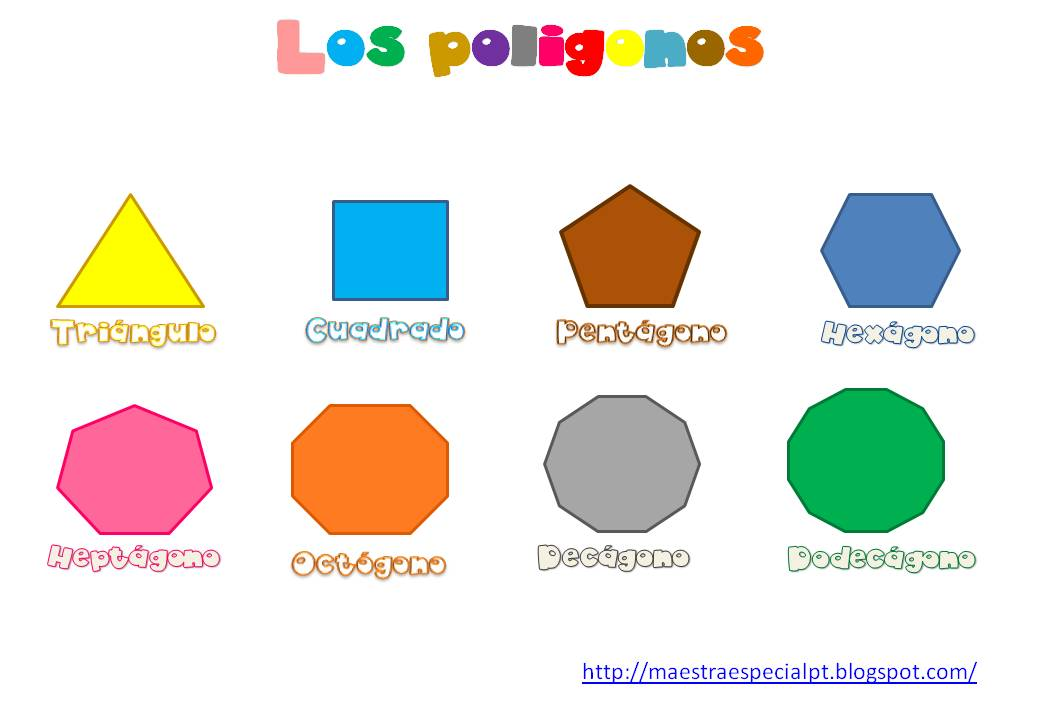
#> input picture clase1/img2.JPG, 1040 x 720 px, found by its file name
$ python ejercicio2.py
#> lines starting #> are read from the running program, lines starting #| are printed output that depends on the picture
import cv2

if __name__ == '__main__':
    #leer la imagen
    img = cv2.imread("img2.jpg")
#> img is the input picture: shape (720, 1040, 3); mean B, G, R 226.1, 232.1, 233.4

    #cambiar el espacio de color de una imagen
    img2 = cv2.cvtColor(img, cv2.COLOR_BGR2HSV)
#> img2: shape (720, 1040, 3); mean H, S, V 22.2, 35, 244.8
    img3 = cv2.cvtColor(img, cv2.COLOR_BGR2Lab)
#> img3: shape (720, 1040, 3); mean of channels 0, 1, 2 235.9, 129.6, 131.8

    #visualizar imagenes
    cv2.imshow("RGB", img)
    cv2.imshow("HSV", img2)
    #show ONLY ONE CHANNEL
    cv2.imshow("H", img2[:,:,0])
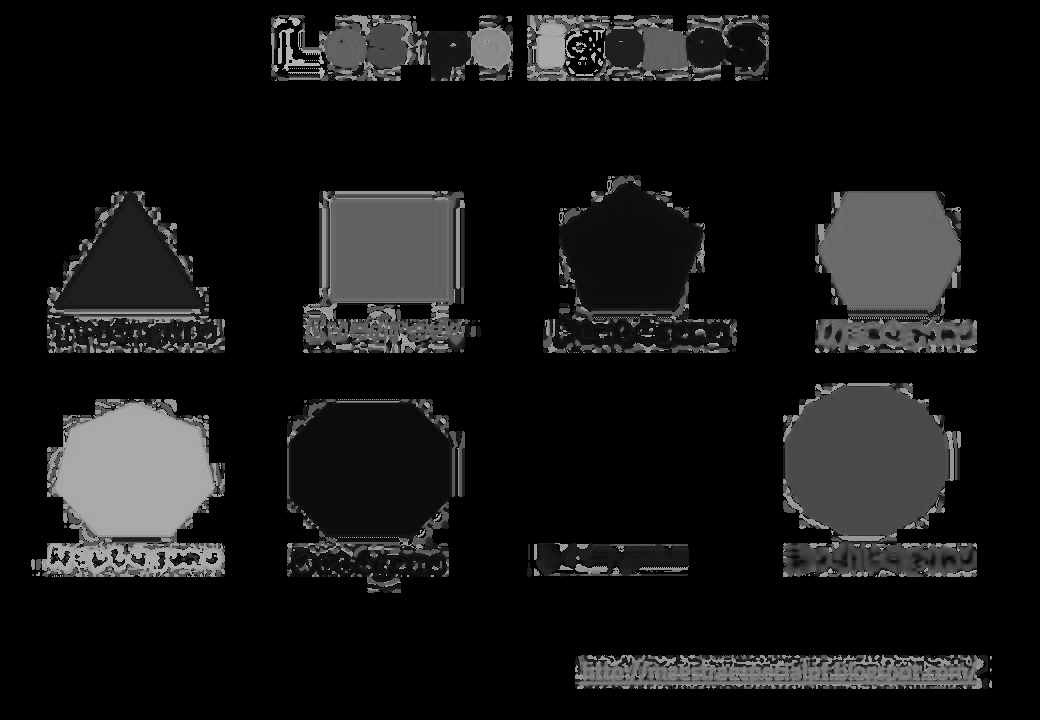
#> window 'H': shape (720, 1040); min 0, max 179, mean 22.2
    cv2.imshow("S", img2[:,:,1])
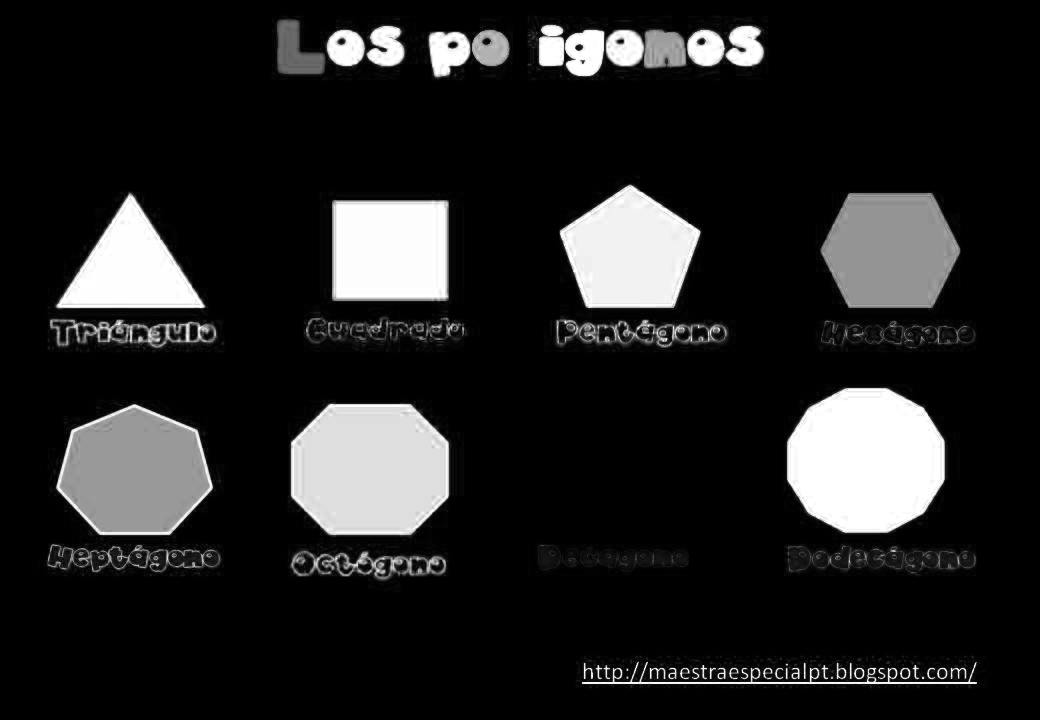
#> window 'S': shape (720, 1040); min 0, max 255, mean 35
    cv2.imshow("V", img2[:,:,2])
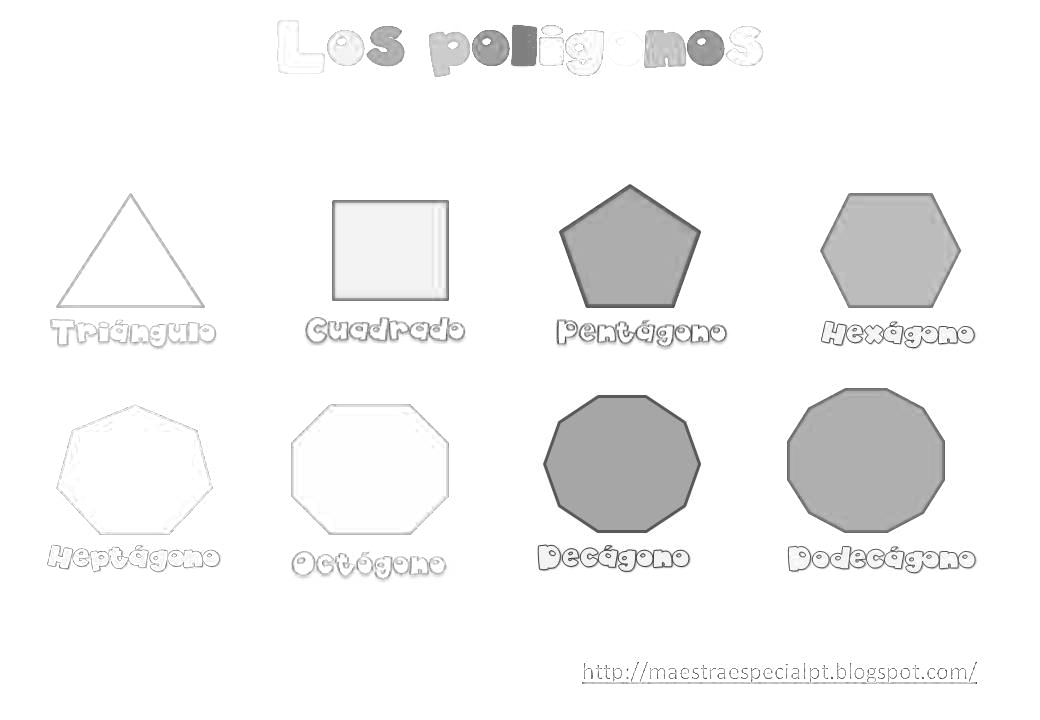
#> window 'V': shape (720, 1040); min 47, max 255, mean 244.8
    cv2.waitKey(0)

    cv2.imshow("L", img3[:,:,0])
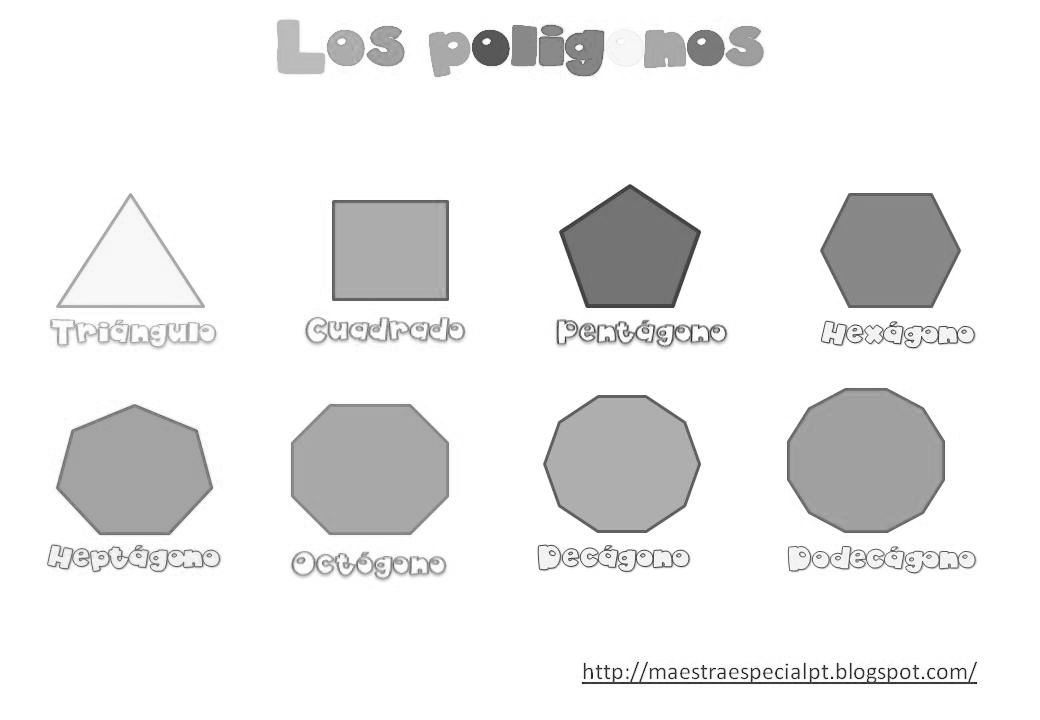
#> window 'L': shape (720, 1040); min 8, max 255, mean 235.9
    cv2.imshow("a", img3[:,:,1])
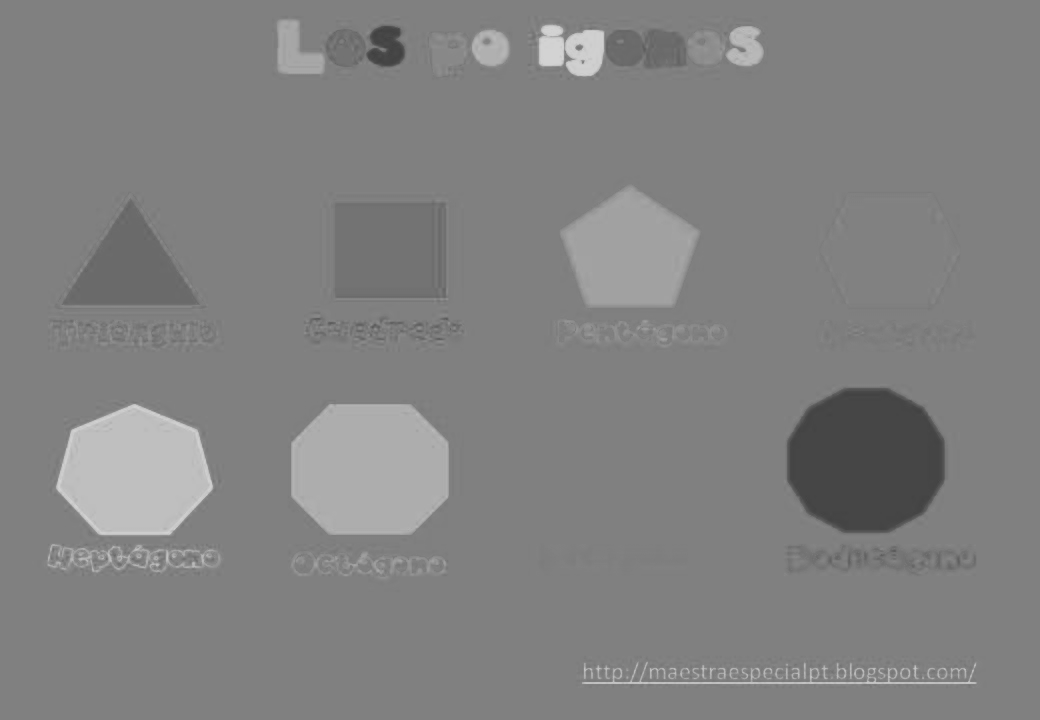
#> window 'a': shape (720, 1040); min 63, max 212, mean 129.6
    cv2.imshow("b", img3[:,:,2])
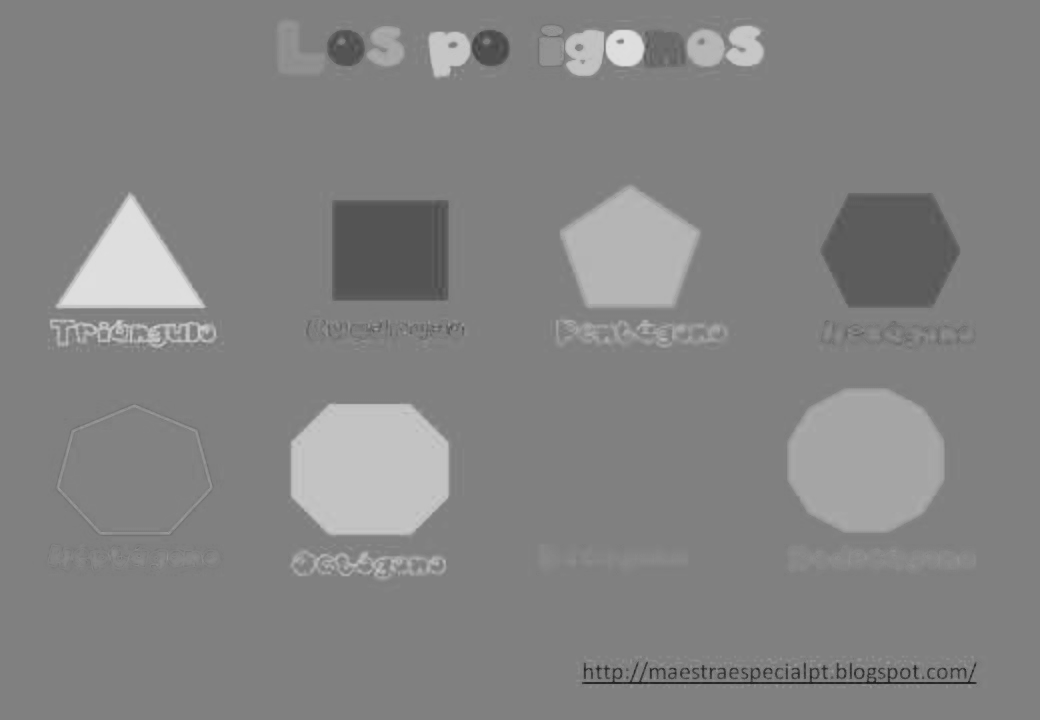
#> window 'b': shape (720, 1040); min 28, max 223, mean 131.8
    cv2.waitKey(0)

$ run again, with clase1/img3.jpg copied over clase1/img2.JPG
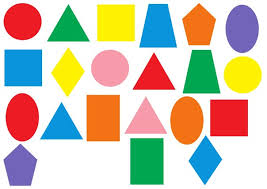
#> input picture clase1/img3.jpg, 267 x 189 px, found by its file name
#> img is the input picture: shape (189, 267, 3); mean B, G, R 177.9, 195.8, 205.6
#> img2: shape (189, 267, 3); mean H, S, V 62.6, 102.9, 238.5
#> img3: shape (189, 267, 3); mean of channels 0, 1, 2 209.3, 134.6, 140.7
#> `cv2.imshow("L", img3[:,:,0])`:
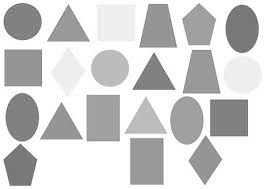
#> window 'L': shape (189, 267); min 87, max 255, mean 209.3
#> `cv2.imshow("b", img3[:,:,2])`:
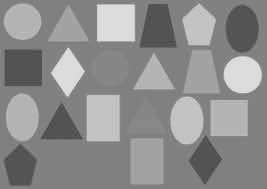
#> window 'b': shape (189, 267); min 68, max 222, mean 140.7
